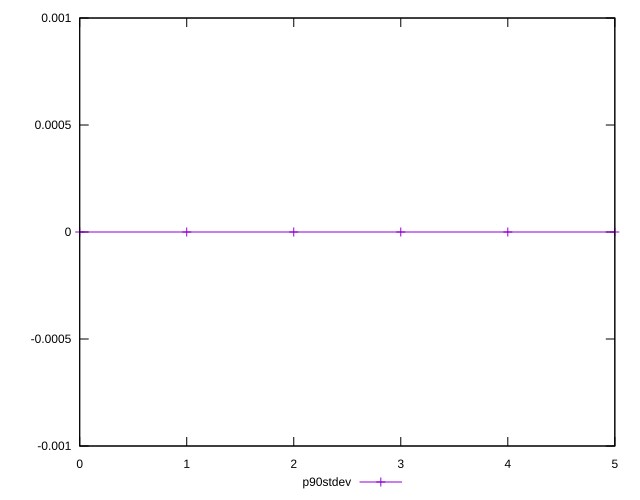

Reproduce this figure in gnuplot.
reset

$p90Stdev <<EOF
0 0
1 0
2 0
3 0
4 0
5 0
EOF

set key outside below
set xrange [0:5]
set yrange [-0.001:0.001]
set trange [-0.001:0.001]
set terminal svg size 640, 500 enhanced background rgb 'white'
set output "reprap/efficient-animated-content/progression/stddev.svg"

plot $p90Stdev title "p90stdev" with linespoints

reset
